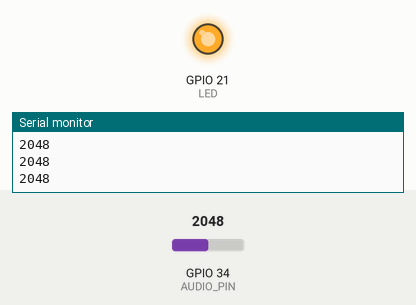
The sketch below on a simulated ESP32. Shown: output pins drawn as LEDs (lit = HIGH), the last lines printed to the serial monitor. The test bench sets the inputs (shaded band); at power-on: GPIO 34 (AUDIO_PIN) = 2048.

Above: at 1.2 s.
1.3 s: GPIO 34 (AUDIO_PIN) set to 0
At 2.5 s:
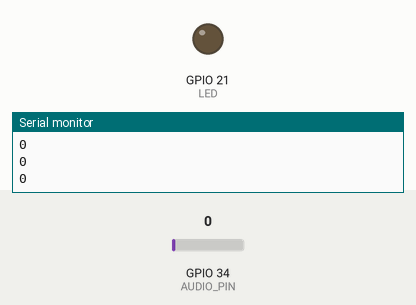
2.8 s: GPIO 34 (AUDIO_PIN) set to 491
At 3.9 s:
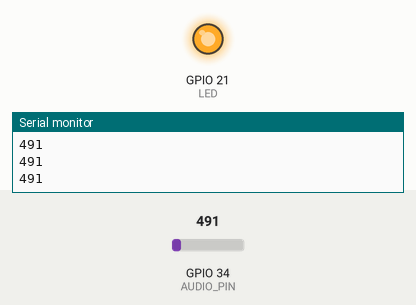
Timing chart, 0 to 5.8 s (numbered marks = the images above; inputs shaded):
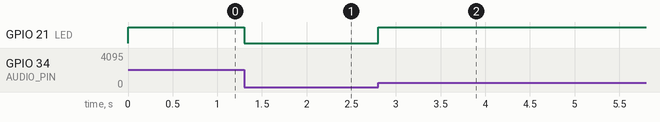

Measured:
- after the input at 1.3 s, GPIO 21 (LED): HIGH → LOW at once
- after the input at 2.8 s, GPIO 21 (LED): LOW → HIGH at once

The sketch:

Sound.ino
```cpp
#define AUDIO_PIN 34
#define LED 21

void setup() {
  Serial.begin(9600);
  pinMode(LED, OUTPUT);
}

void loop() {
  int signal_strength = analogRead(AUDIO_PIN);
  Serial.println(signal_strength);

  if (signal_strength > 0) {
    digitalWrite(LED, HIGH);
  } else {
    digitalWrite(LED, LOW);
  }
  delay(100);
}
```
